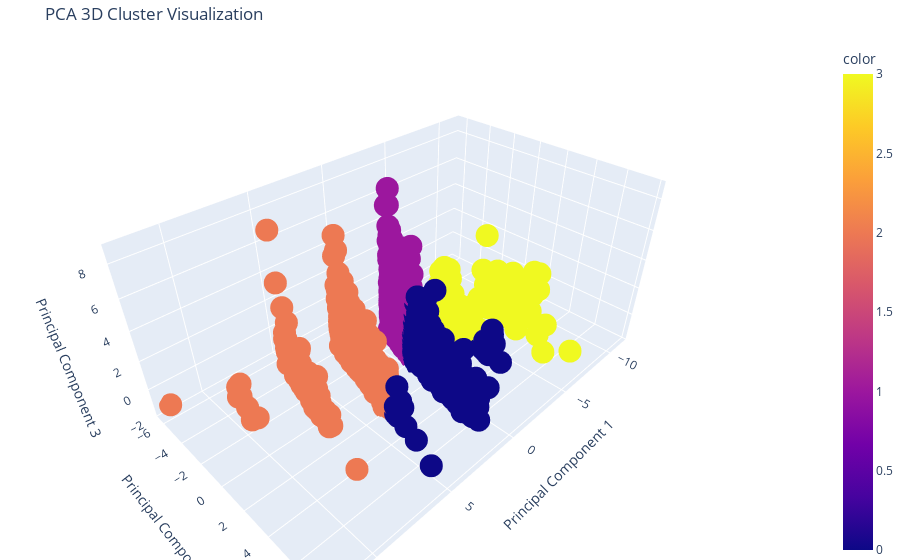

Notebook cell for this chart:
### Code cell
# visualizing the PCA results, colored with KMeans labels - a first glance at the groups

pca_df = pd.DataFrame(X_pca, columns=['PC1', 'PC2', 'PC3'])

# Create a 3D scatter plot
fig = px.scatter_3d(
    pca_df,
    x='PC1',
    y='PC2',
    z='PC3',  # Use the third principal component for the z-axis
    title='PCA 3D Cluster Visualization',
    labels={'PC1': 'Principal Component 1', 'PC2': 'Principal Component 2', 'PC3': 'Principal Component 3'},
    size_max=10,
    color=mod.labels_
)

# Update layout for better appearance
fig.update_layout(
    scene=dict(
        xaxis_title='Principal Component 1',
        yaxis_title='Principal Component 2',
        zaxis_title='Principal Component 3'
    ),
    margin=dict(l=0, r=0, b=0, t=40)  # Adjust margin for layout
)

# Show the plot
fig.show()

### Figure 1 — Plotly figure (JSON) as saved in the notebook; plotly's stock layout.template omitted (floating-point values rounded to 4 significant figures; data arrays with more than 128 entries replaced by an {"elided": "..."} marker saying what was removed)
{"data": [{"hovertemplate": "Principal Component 1=%{x}<br>Principal Component 2=%{y}<br>Principal Component 3=%{z}<br>color=%{marker.color}<extra></extra>", "legendgroup": "", "marker": {"color": {"elided": "5998 int values"}, "coloraxis": "coloraxis", "symbol": "circle"}, "mode": "markers", "name": "", "scene": "scene", "showlegend": false, "type": "scatter3d", "x": {"elided": "5998 float values"}, "y": {"elided": "5998 float values"}, "z": {"elided": "5998 float values"}}], "layout": {"coloraxis": {"colorbar": {"title": {"text": "color"}}, "colorscale": [[0, "#0d0887"], [0.1111, "#46039f"], [0.2222, "#7201a8"], [0.3333, "#9c179e"], [0.4444, "#bd3786"], [0.5556, "#d8576b"], [0.6667, "#ed7953"], [0.7778, "#fb9f3a"], [0.8889, "#fdca26"], [1, "#f0f921"]]}, "legend": {"tracegroupgap": 0}, "margin": {"b": 0, "l": 0, "r": 0, "t": 40}, "scene": {"domain": {"x": [0, 1], "y": [0, 1]}, "xaxis": {"title": {"text": "Principal Component 1"}}, "yaxis": {"title": {"text": "Principal Component 2"}}, "zaxis": {"title": {"text": "Principal Component 3"}}}, "title": {"text": "PCA 3D Cluster Visualization"}}}
